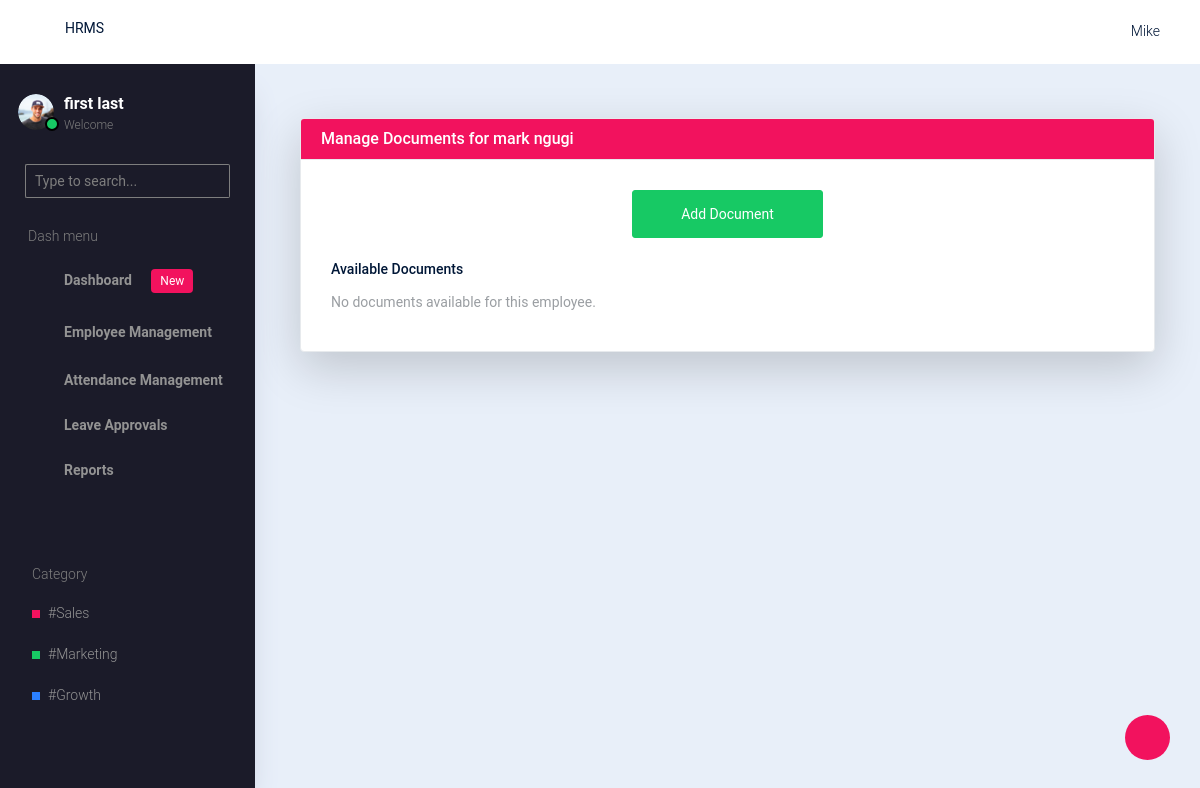
/documents/7/manage/, run on an earlier commit of the app's database.
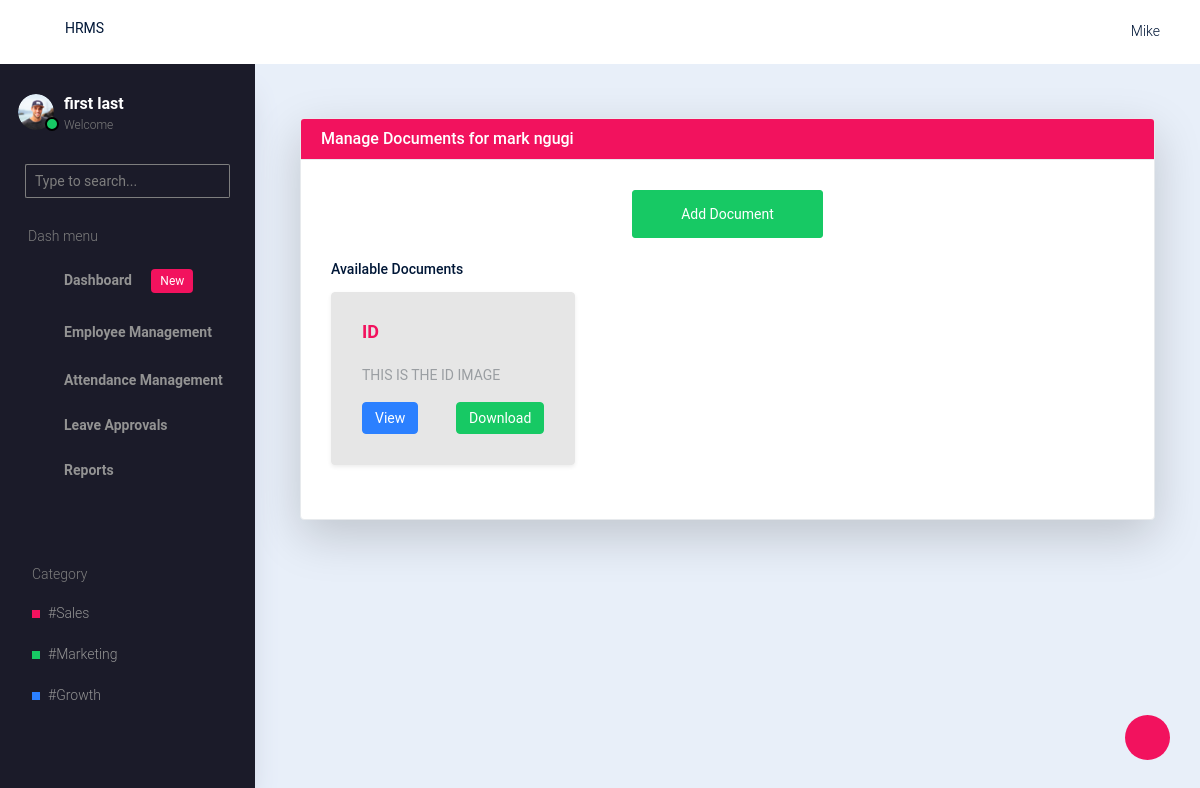
And on a later commit of the database.
### hrms/models.py (models this page shows, shortened)
class Document(models.Model):
    employee = models.ForeignKey(CustomUser, on_delete=models.CASCADE, related_name='documents')
    title = models.CharField(max_length=255)
    description = models.TextField(blank=True)
    file = models.FileField(upload_to='documents/', blank=True, null=True)
    uploaded_at = models.DateTimeField(auto_now_add=True)

### hrms/views.py (the view)
# urls.py: path('documents/<int:employee_id>/manage/', manage_documents, name='manage_documents'),
def manage_documents(request, employee_id):
    employee = get_object_or_404(CustomUser, id=employee_id)
    documents = Document.objects.filter(employee=employee)
    context = {
        'employee': employee,
        'documents': documents,
    }
    return render(request, 'hrms/admin/employee-management/manage_documents.html', context)

### hrms/templates/hrms/admin/employee-management/manage_documents.html
{% extends 'hrms/admin/base.html' %}
{% block content %}
<div class="container mt-4">
    <div class="row">
        <div class="col-12">
            <div class="card shadow-lg rounded">
                <div class="card-header bg-primary text-white">
                    <h4 class="mb-0">Manage Documents for {{ employee.first_name }} {{ employee.last_name }}</h4>
                </div>
                <div class="card-body">
                    <div class="mb-4 text-center">
                        <a href="{% url 'add_document' employee.id %}" class="btn btn-success btn-lg">Add Document</a>
                    </div>
                    <div class="mt-4">
                        <h5 class="mb-3">Available Documents</h5>
                        {% if documents %}
                        <div class="row">
                            {% for document in documents %}
                            <div class="col-md-4 mb-4">
                                <div class="card shadow-sm rounded border-light bg-light">
                                    <div class="card-body">
                                        <h6 class="card-title text-primary font-weight-bold">{{ document.title }}</h6>
                                        <p class="card-text text-muted">{{ document.description }}</p>
                                        {% if document.file %}
                                        <div class="d-flex justify-content-between mt-3">
                                            <a href="{{ document.file.url }}" target="_blank" class="btn btn-info btn-sm">View</a>
                                            <a href="{{ document.file.url }}" download class="btn btn-success btn-sm">Download</a>
                                        </div>
                                        {% else %}
                                        <p class="text-muted mt-2">No file available for this document.</p>
                                        {% endif %}
                                    </div>
                                </div>
                            </div>
                            {% endfor %}
                        </div>
                        {% else %}
                        <p class="text-muted">No documents available for this employee.</p>
                        {% endif %}
                    </div>
                </div>
            </div>
        </div>
    </div>
</div>
{% endblock %}

What changed in the data, as far as the page shows it:
added Document: title "ID", description "THIS IS THE ID IMAGE"
Also different on the page:
text no longer shown: "No documents available for this employee."
